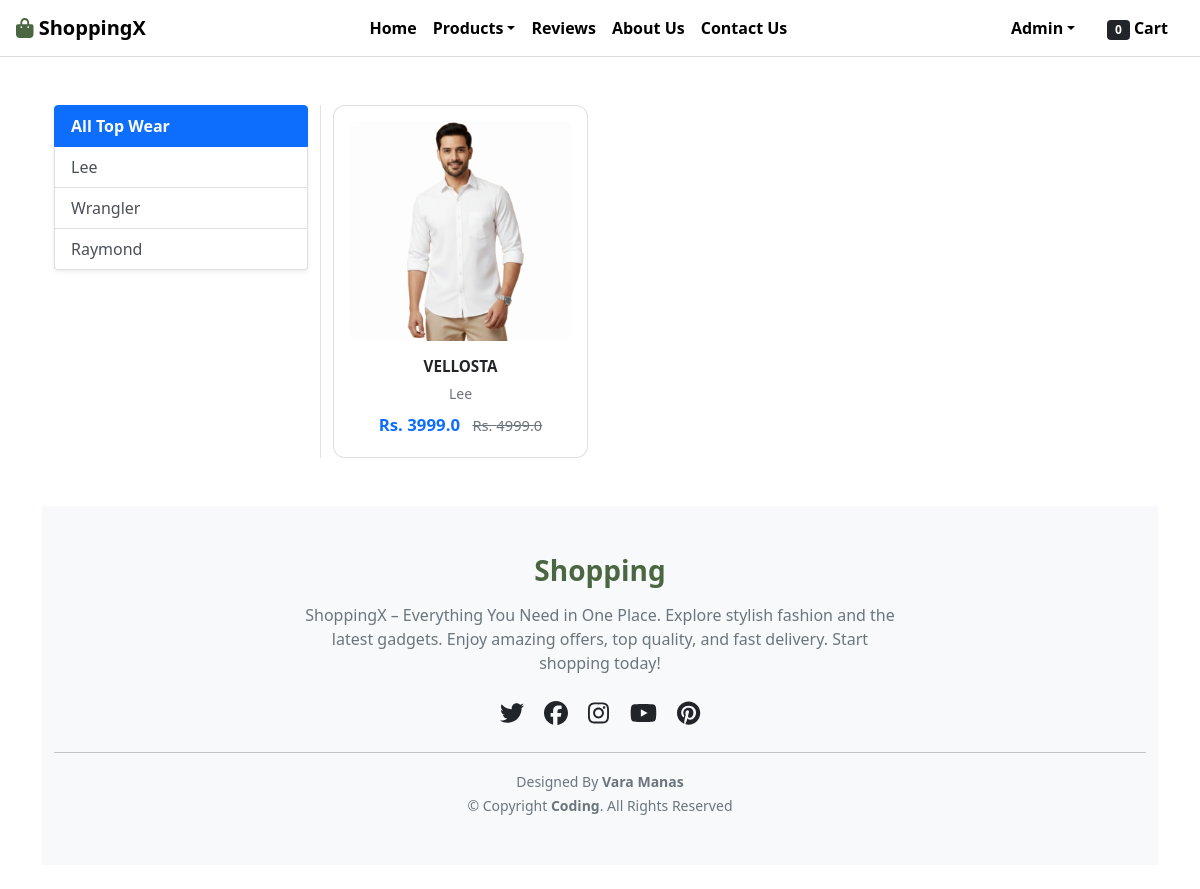
The app's page /topwear/ (signed in), older data.
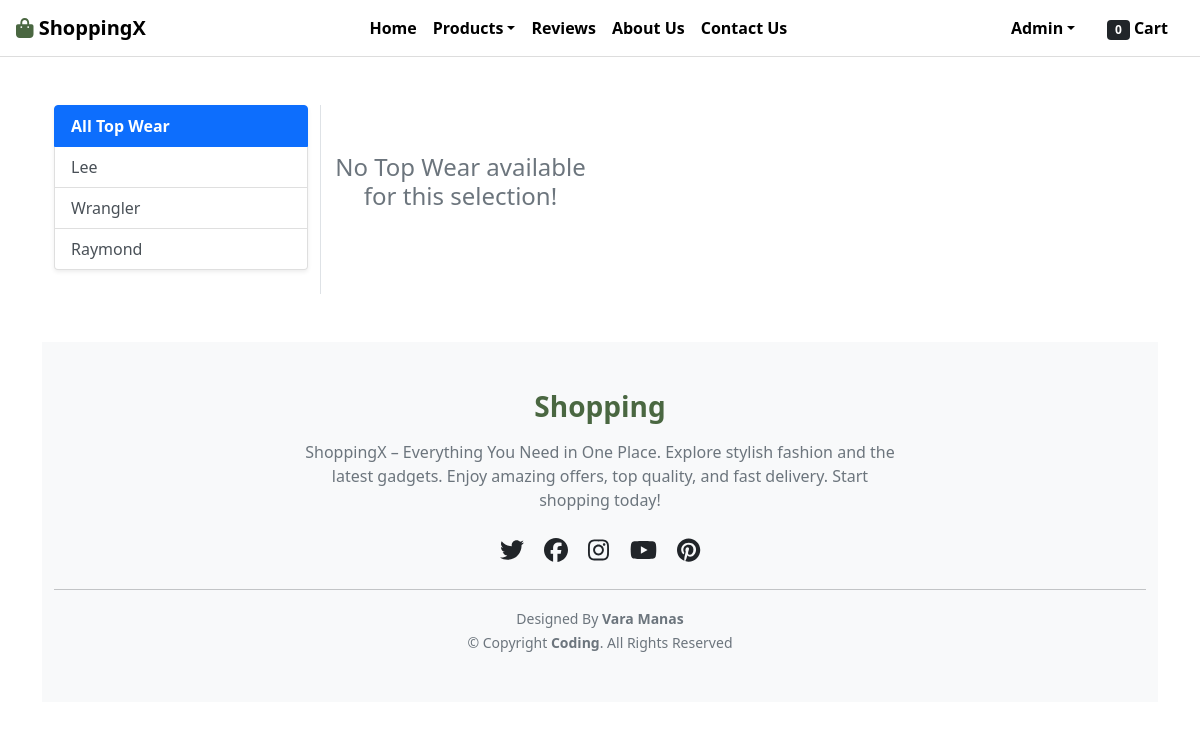
The same page, newer data.
### app/models.py (models this page shows, shortened)
class Product(models.Model):
    title = models.CharField(max_length=100)
    selling_price = models.FloatField()
    discounted_price = models.FloatField()
    description = models.TextField()
    brand = models.CharField(choices=BRAND_CHOICES, max_length=100)
    category = models.CharField(choices=CATEGORY_CHOICES, max_length=2)
    product_image = models.ImageField(upload_to='productimg')

### app/views.py (the view)
# urls.py: path('topwear/', views.topwear, name='topwear'),
@login_required
def topwear(request, data=None):
    if data is None:
        topwears = Product.objects.filter(category='TW')
    else:
        topwears = Product.objects.filter(category='TW', brand=data)
    totalitem = 0
    if request.user.is_authenticated:
        totalitem = Cart.objects.filter(user=request.user).count()
    return render(request, 'app/topwear.html', {
        'topwear': topwears,
        'totalitem': totalitem
    })

### app/templates/app/topwear.html (shortened to what this page needs)
{% extends 'app/base.html' %}
{% load static %}
{% block main-content %}
<div class="container my-5">
 <div class="row">
  <div class="col-sm-3 border-end">
   <div class="list-group shadow-sm mb-4">
    <a href="{% url 'topwear' %}" class="list-group-item list-group-item-action fw-bold {% if not request.resolver_match.kwargs.data %}active{% endif %}">All Top Wear</a>
    <a href="{% url 'topweardata' 'Lee' %}" class="list-group-item list-group-item-action {% if request.resolver_match.kwargs.data == 'Lee' %}active{% endif %}">Lee</a>
    <a href="{% url 'topweardata' 'Wrangler' %}" class="list-group-item list-group-item-action {% if request.resolver_match.kwargs.data == 'Wrangler' %}active{% endif %}">Wrangler</a>
    <a href="{% url 'topweardata' 'Raymond' %}" class="list-group-item list-group-item-action {% if request.resolver_match.kwargs.data == 'Raymond' %}active{% endif %}">Raymond</a>
   </div>
  </div>
  <div class="col-sm-9">
   <div class="row row-cols-1 row-cols-md-3 g-4">
    {% for product in topwear %}
     <div class="col">
      <a href="{% url 'product-detail' product.id %}" class="card-link">
        <div class="card product-card-custom">
         <div class="product-img-container">
          <img src="{{ product.product_image.url }}" alt="{{ product.title }}">
         </div>
         <div class="card-body pt-3 pb-1 px-1">
          <h6 class="fw-bold text-dark text-truncate mb-2" style="font-size: 0.95rem;">{{ product.title }}</h6>
          <p class="text-muted small mb-2">{{ product.brand }}</p>
          <div class="fw-bold text-primary mb-0" style="font-size: 1.05rem;">
           Rs. {{ product.discounted_price }}
           <small class="text-decoration-line-through text-muted small ms-2 fw-normal">Rs. {{ product.selling_price }}</small>
          </div>
         </div>
        </div>
      </a>
     </div>
    {% empty %}
     <div class="col-12 text-center py-5">
      <h4 class="text-muted">No Top Wear available for this selection!</h4>
     </div>
    {% endfor %}
   </div>
  </div>
 </div>
</div>
<footer class="py-5" style="background-color: #f8f9fa;">
    <div class="container text-center">
        <div class="mb-3">
            <h3 class="fw-bold" style="color: #4a6741;">  </i>Shopping</h3>
        </div>
        <p class="text-muted mb-4" style="max-width: 600px; margin: 0 auto;">
           ShoppingX – Everything You Need in One Place.
Explore stylish fashion and the latest gadgets.
Enjoy amazing offers, top quality, and fast delivery.
Start shopping today!
        </p>
        <div class="mb-4">
            <a href="#" class="text-dark mx-2 h4"><i class="fab fa-twitter"></i></a>
            <a href="#" class="text-dark mx-2 h4"><i class="fab fa-facebook"></i></a>
            <a href="#" class="text-dark mx-2 h4"><i class="fab fa-instagram"></i></a>
            <a href="#" class="text-dark mx-2 h4"><i class="fab fa-youtube"></i></a>
            <a href="#" class="text-dark mx-2 h4"><i class="fab fa-pinterest"></i></a>
        </div>
        <hr>
        <div class="text-muted">
            <small>Designed By <strong>Vara Manas</strong></small><br>
            <small>&copy; Copyright <strong>Coding</strong>. All Rights Reserved</small>
        </div>
    </div>
</footer>
{% endblock main-content %}

Row changes from the older to the newer data that the page shows:
removed Product: product_image (picture), title "VELLOSTA", brand "Lee", discounted_price "3999.0", selling_price "4999.0"
Text that changed along with them:
text now shown: "No Top Wear available for this selection!"
